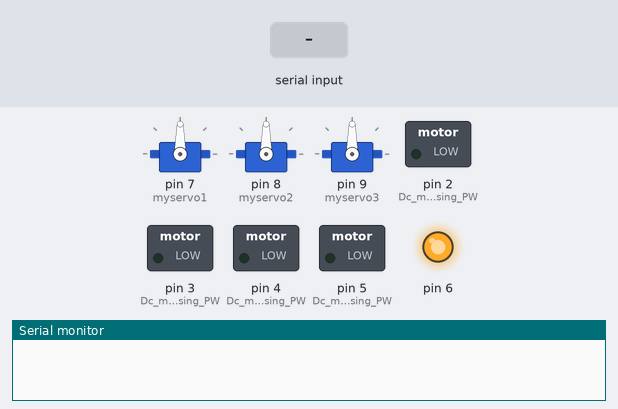
Bench run of a sketch on a simulated Arduino Mega 2560, built with avr-gcc and run on an emulated ATmega2560. Shown: 3 × servo, switched loads named in the sketch (green lamp = pin HIGH), output pins drawn as LEDs (lit = HIGH), the last lines printed to the serial monitor. The test bench sets the inputs (shaded band). Storage starts empty.

Above: at 1.2 s.
1.3 s: byte 102 ('f') received over Serial
At 4.1 s:
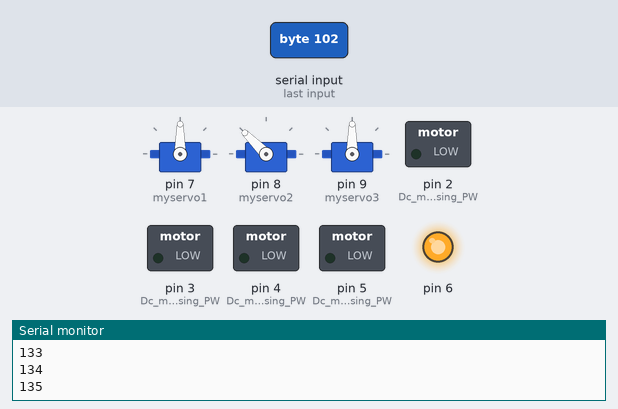
4.3 s: byte 114 ('r') received over Serial
At 6.2 s:
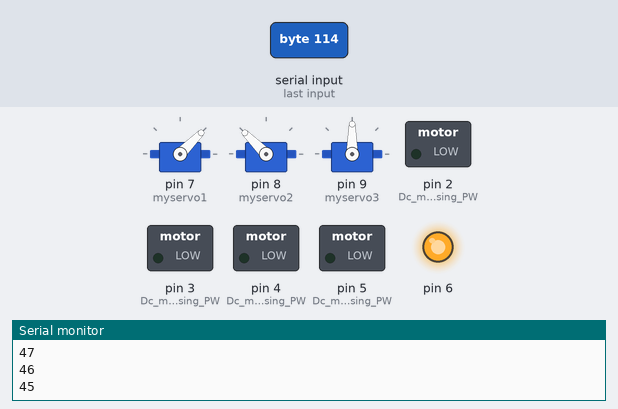
7.3 s: byte 116 ('t') received over Serial
At 9.7 s:
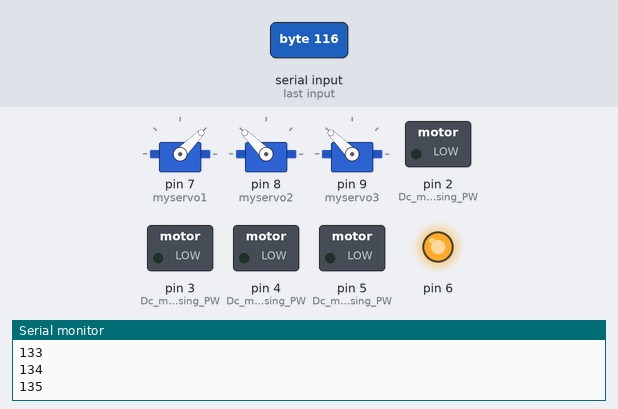
10.3 s: byte 98 ('b') received over Serial
At 12.0 s:
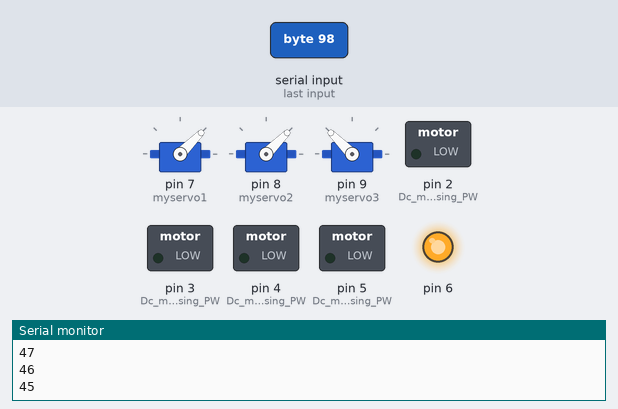
13.3 s: byte 108 ('l') received over Serial
16.3 s: byte 100 ('d') received over Serial
Timing chart, 0 to 19.3 s (numbered marks = the images above; inputs shaded):
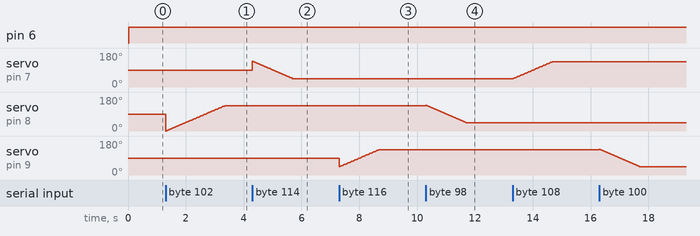

The sketch:

Motor_plus_speaker.ino
```cpp
#include <Servo.h>
#include "SD.h"
#define SD_ChipSelectPin 53
#include "TMRpcm.h"
#include "SPI.h"

Servo myservo1;  // create servo object to control a servo
Servo myservo2;
Servo myservo3;

char data; //Variable for storing received data
int pos = 0,x;
const int trigPin = 48;
const int echoPin = 49;
long duration;

TMRpcm tmrpcm;

void Front_Move()
{
  analogWrite(2,128);
  digitalWrite(3,LOW);
  analogWrite(4,128);
  digitalWrite(5,LOW);
}
void Back_Move()
{
  digitalWrite(2,LOW);
  analogWrite(3,128);
  digitalWrite(4,LOW);
  analogWrite(5,128);
}
void Stop_Move()
{
  digitalWrite(2,LOW);
  digitalWrite(3,LOW);
  digitalWrite(4,LOW);
  digitalWrite(5,LOW);
}
void Left_Spin()
{
  digitalWrite(2,LOW);
  analogWrite(3,150);
  analogWrite(4,150);
  digitalWrite(5,LOW);
}
void Right_Spin()
{
  analogWrite(2,135);
  digitalWrite(3,LOW);
  digitalWrite(4,LOW);
  analogWrite(5,135);
}
void setup()
{
    Serial.begin(9600); //Sets the baud for serial data transmission
    pinMode(2, OUTPUT); //Dc motor control using PWM
    pinMode(3, OUTPUT); //Dc motor control using PWM
    pinMode(4, OUTPUT); //Dc motor control using PWM
    pinMode(5, OUTPUT); //Dc motor control using PWM
    pinMode(6, OUTPUT);
    pinMode(trigPin, OUTPUT); // Sets the trigPin as an Output
    pinMode(echoPin, INPUT); // Sets the echoPin as an Input
    myservo1.attach(7);
    myservo2.attach(8);
    myservo3.attach(9);

    Serial.begin(9600);

    tmrpcm.speakerPin=11;

    if(!SD.begin(SD_ChipSelectPin))
    {
    Serial.println("SD fail");
    return;
    }
    tmrpcm.setVolume(6);

}
void loop()
{
  digitalWrite(6, HIGH);
   if(Serial.available() > 0)  // Send data only when you receive data:
   {
      data = Serial.read();        //Read the  incoming  data and store it into variable data
      Serial.print(data);          //Print Value inside data in Serial monitor
      Serial.print("\n");          //New line
   }
      if(data == '1')              // Checks whether value of data is equal to 1
         {
          digitalWrite(trigPin, HIGH);
          delay(10);
          digitalWrite(trigPin, LOW);
// Reads the echoPin, returns the sound wave travel time in microseconds
          duration = pulseIn(echoPin, HIGH);
// Calculating the distance
          x= duration*0.034/2;
         if(x>20)
         {
         Front_Move();
         }
         else
         {
         tmrpcm.play("1.wav");
         Stop_Move();
         delay(2000);
         Back_Move();
         delay(1000);
         Left_Spin();
         delay(2000);
         }

        }
      else if(data == '2')         //  Checks  whether value of data is equal to 0
          {
         Back_Move();
         }
      else if(data == '3')         //  Checks  whether value of data is equal to 0
          {
         Left_Spin();
         }
      else if(data == '4')         //  Checks  whether value of data is equal to 0
          {
         Right_Spin(); ;
         }
      else if(data == '5')         //  Checks  whether value of data is equal to 0
          {
         Stop_Move();
         }
       else if(data == '6')         //  Checks  whether value of data is equal to 0
          {
         tmrpcm.play("7.wav");
         delay(2000);
         }
       else if(data == '7')         //  Checks  whether value of data is equal to 0
          {
         tmrpcm.play("8.wav");
         delay(2000);
         }
       else if(data == '8')         //  Checks  whether value of data is equal to 0
          {
         tmrpcm.play("9.wav");
         delay(2000);
         }
       else if(data == '9')         //  Checks  whether value of data is equal to 0
          {
         tmrpcm.play("10.wav");
         delay(2000);
         }
      else if(data == 'f')
       {
            if(pos<=135)
            {
              Serial.print(pos);          //Print Value inside data in Serial monitor
              Serial.print("\n");
           myservo2.write(pos);
           delay(15);
           pos+=1;
            }
          }
      else if(data=='b')
      {
            if(pos>=45)
            {
              Serial.print(pos);          //Print Value inside data in Serial monitor
              Serial.print("\n");
           myservo2.write(pos);
           delay(15);
           pos-=1;
            }
      }
     else if(data == 'l')              // Checks whether value of data is equal to 1
          {
            if(pos<=135)
            {
              Serial.print(pos);          //Print Value inside data in Serial monitor
              Serial.print("\n");
           myservo1.write(pos);
           delay(15);
           pos+=1;
            }
          }
       else if(data == 'r')
      {
            if(pos>=45)
            {
              Serial.print(pos);          //Print Value inside data in Serial monitor
              Serial.print("\n");
           myservo1.write(pos);
           delay(15);
           pos-=1;
            }
      }
      else if(data == 't')              // Checks whether value of data is equal to 1
            {
            if(pos<=135)
              {
              Serial.print(pos);          //Print Value inside data in Serial monitor
              Serial.print("\n");
              myservo3.write(pos);
              delay(15);
              pos+=1;
              }
            }
          else if(data == 'd')
            {
            if(pos>=45)
              {
              Serial.print(pos);          //Print Value inside data in Serial monitor
              Serial.print("\n");
              myservo3.write(pos);
              delay(15);
              pos-=1;
              }
             }


}
```
